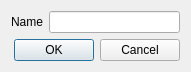
<?xml version="1.0" encoding="UTF-8"?>
<ui version="4.0">
 <class>Precondition</class>
 <widget class="QDialog" name="Precondition">
  <property name="geometry">
   <rect>
    <x>0</x>
    <y>0</y>
    <width>191</width>
    <height>72</height>
   </rect>
  </property>
  <property name="windowTitle">
   <string>Precondition</string>
  </property>
  <layout class="QVBoxLayout" name="verticalLayout">
   <item>
    <layout class="QFormLayout" name="formLayout">
     <item row="0" column="0">
      <widget class="QLabel" name="label">
       <property name="text">
        <string>Name</string>
       </property>
      </widget>
     </item>
     <item row="0" column="1">
      <widget class="QLineEdit" name="precNameLineEdit"/>
     </item>
    </layout>
   </item>
   <item>
    <widget class="QDialogButtonBox" name="buttonBox">
     <property name="orientation">
      <enum>Qt::Horizontal</enum>
     </property>
     <property name="standardButtons">
      <set>QDialogButtonBox::Cancel|QDialogButtonBox::Ok</set>
     </property>
    </widget>
   </item>
  </layout>
 </widget>
 <resources/>
 <connections>
  <connection>
   <sender>buttonBox</sender>
   <signal>accepted()</signal>
   <receiver>Precondition</receiver>
   <slot>accept()</slot>
   <hints>
    <hint type="sourcelabel">
     <x>248</x>
     <y>254</y>
    </hint>
    <hint type="destinationlabel">
     <x>157</x>
     <y>274</y>
    </hint>
   </hints>
  </connection>
  <connection>
   <sender>buttonBox</sender>
   <signal>rejected()</signal>
   <receiver>Precondition</receiver>
   <slot>reject()</slot>
   <hints>
    <hint type="sourcelabel">
     <x>316</x>
     <y>260</y>
    </hint>
    <hint type="destinationlabel">
     <x>286</x>
     <y>274</y>
    </hint>
   </hints>
  </connection>
 </connections>
</ui>
